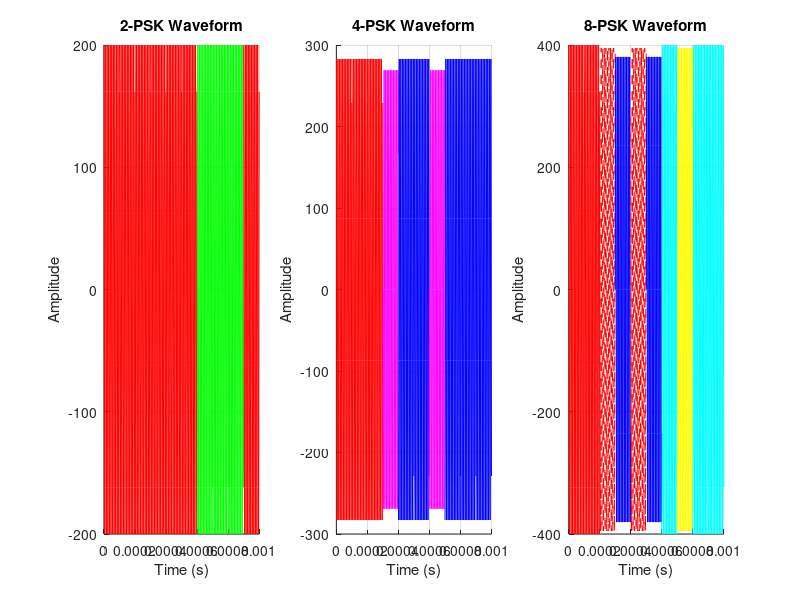
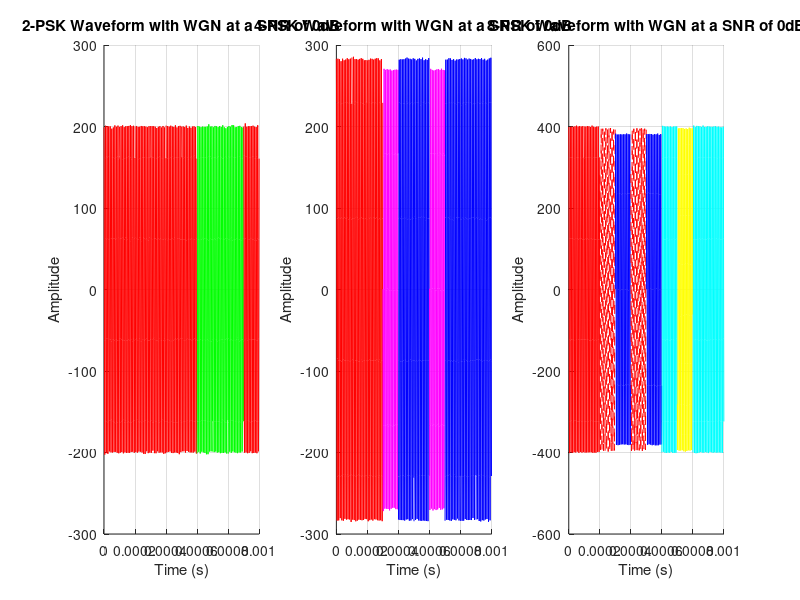
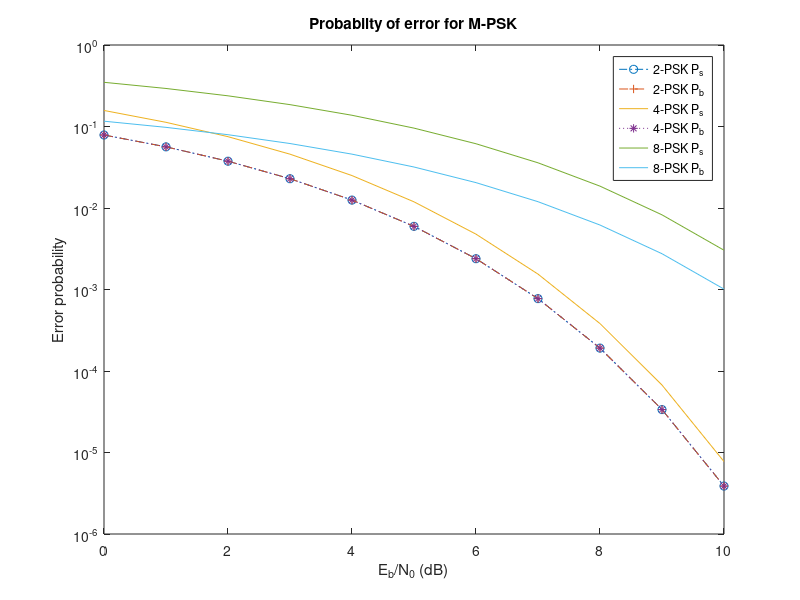

Write MATLAB code to recreate these figures, in order.
%% Reset Sim
close all; % Close current figures.

%% Define Parameters
M_values = [2, 4, 8];
fc = 100e3;
Eb = 1;
Es = Eb*M_values;
T = 0.1e-3;
fs = 10 * fc;
Ts = 1 / fs;

WGN_SNR = 0;

%% Simulate PSK signals using randomly generated bits
% Number of bits
n = 1024;

% Generate random bits
bits = randi([0, 1], 1, n);

% Anon function to convert bit sequence to M-PSK symbols
% This works by reordering the bits into 2xlog2(M) bit segments and then
% converting it to decimal representations using the reshape and bi2de
% functions respectively.
reshaped_bits = @(bits, M) reshape(bits, log2(M),[]).';
bits_to_symbols = @(bits, M) bi2de(reshaped_bits(bits,M), 'left-msb')';

% Anon function to create M-PSK waveform
psk_waveform = @(symbol, M, fc, Es, T, Ts) sqrt(2 * Es / T) * cos(2 * pi * fc * (0:Ts:T-Ts) - 2 * pi * symbol / M);

% Assign up to 10 colours for plotting
colors = {'r', 'g', 'b', 'm', 'c', 'y', 'k', 'r--', 'g--', 'b--'};

% Add loop counter to index Es
figI = 1;
loops = 0;
for M = M_values
    loops = loops + 1;
    % Pad bits with zeros until the length is divisible by log2(M)
    % If we don't do this we get an error
    bits_padded = bits;
    while mod(length(bits_padded), log2(M)) ~= 0
        bits_padded = [bits_padded, 0];
    end
    
    % Convert the bits to M-ary symbols
    symbols = bits_to_symbols(bits_padded, M);

    % Create the M-PSK waveform
    waveform_segments = {};
    noisyWaveformSegments = {};
    for symbol = symbols(1:10)
        waveform_segments{end + 1} = psk_waveform(symbol, M, fc, Es(loops), T, Ts);
        noisyWaveformSegments{end + 1} = awgn(waveform_segments{end}, WGN_SNR);
    end

    % Plot the Normal waveform
    figure(1);
    subplot(1,3,figI)
    hold on;
    time_vector = (0:Ts:(T * 10) - Ts);
    for i = 1:length(waveform_segments)
        start_time = (i - 1) * T;
        plot(start_time + (0:Ts:T-Ts), waveform_segments{i}, colors{symbols(i) + 1});
    end
    hold off;
    title([num2str(M), '-PSK Waveform']);
    xlabel('Time (s)');
    ylabel('Amplitude');
    grid on;

    % Plot the Noisy waveform
    figure(2);
    subplot(1,3,figI)
    figI = figI + 1;
    hold on;
    time_vector = (0:Ts:(T * 10) - Ts);
    for i = 1:length(noisyWaveformSegments)
        start_time = (i - 1) * T;
        plot(start_time + (0:Ts:T-Ts), noisyWaveformSegments{i}, colors{symbols(i) + 1});
    end
    hold off;
    title([num2str(M), '-PSK Waveform with WGN at a SNR of ',num2str(WGN_SNR),'dB']);
    xlabel('Time (s)');
    ylabel('Amplitude');
    grid on;
end

%% Calculate error probabilities
% Define error functions
f = @(t) exp(-1*t.^2);
E_b = 1;
E_s = @(M) E_b*log2(M);
erfc = @(x) 2/sqrt(pi) * integral(f,x,Inf);
Q = @(x) 1/2*erfc(x/sqrt(2));

% E_b/N_0 between 0 and 10 dB
E_b_N_0_dB = 0:10;
E_b_N_0 = 10.^(E_b_N_0_dB/10);

% -- 2-PSK --
P_b2 = zeros(1, length(E_b_N_0));
for dB = 1:11
    x = sqrt(2*E_b_N_0(dB));
    P_b2(dB) = Q(sqrt(2*E_b_N_0(dB)));
end

P_s2 = P_b2;

% -- 4-PSK --
P_b4 = P_b2;
P_s4 = zeros(1, length(E_b_N_0));
for dB = 1:11
    P_s4(dB) = erfc(sqrt(E_b_N_0(dB)));
    
end

% -- 8-PSK --
P_s8 = zeros(1, length(E_b_N_0));
P_b8 = zeros(1, length(E_b_N_0)); 

for dB = 1:11
    P_s8(dB) = 2 * Q(sqrt(2*E_b_N_0(dB)*log2(8))*sin(pi/8));
    P_b8(dB) = P_s8(dB)/log2(8);
end

% -- All error plots --
figure(3);
plot(E_b_N_0_dB, P_s2,'o-.');
hold on;
plot(E_b_N_0_dB, P_b2,'+--');
hold on;
plot(E_b_N_0_dB, P_s4);
hold on;
plot(E_b_N_0_dB, P_b4,'*:');
hold on;
plot(E_b_N_0_dB, P_s8);
hold on;
plot(E_b_N_0_dB, P_b8);

set(gca, 'YScale', 'log')
xlabel('E_{b}/N_{0} (dB)')
ylabel('Error probability')
title('Probabilty of error for M-PSK')
legend('2-PSK P_{s}', '2-PSK P_{b}','4-PSK P_{s}', '4-PSK P_{b}','8-PSK P_{s}', '8-PSK P_{b}')

%% Calculate Spectral efficencies
